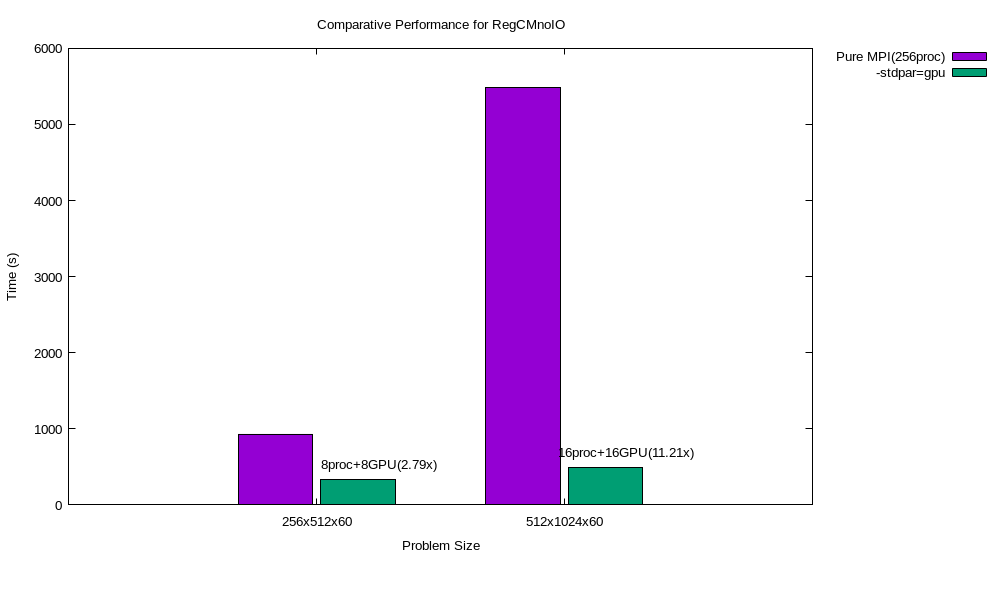

Reproduce this figure in gnuplot.
set terminal pngcairo size 1000,600 enhanced font 'Arial,10'
set output 'CPU_partition.png'

set title "Comparative Performance for RegCMnoIO"
set style data histogram
set style histogram cluster gap 1
set style fill solid border -1
set boxwidth 0.9
set datafile separator whitespace
set yrange [0:*]

set xlabel "Problem Size"
set ylabel "Time (s)"
set key outside top right
#set xtics rotate by -30
set bmargin 6

# Plot only MPI and GPU bars, with GPU labels
plot 'CPU_partition.dat' using 2:xtic(1) title 'Pure MPI(256proc)', \
     '' using 3 title '-stdpar=gpu', \
     '' using ($0 + 0.25):3:4 with labels offset 0,1 notitle

